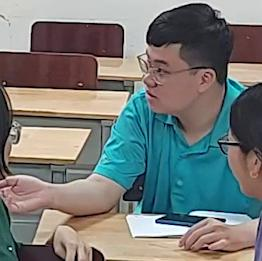
#> input picture smartclass_ai/smartclass_v2/student_behavior_v2_raw/train/images/around09_rgb_2_frame161_png.rf.0db4d7d24e808e836f30c74e4b80c01e.jpg, 262 x 261 px
$ python check_duplicates.py
#> lines starting #> are read from the running program, lines starting #| are printed output that depends on the picture
from pathlib import Path
import cv2
import numpy as np

ROOT = Path("smartclass_v2/student_behavior_v2_raw")
OUT = Path("smartclass_v2/duplicate_check")
OUT.mkdir(parents=True, exist_ok=True)


def get_hash(path):
    img = cv2.imread(str(path), cv2.IMREAD_GRAYSCALE)
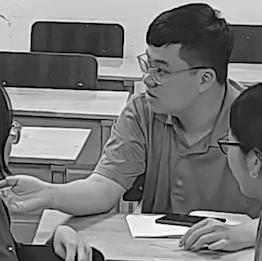
#> img: shape (261, 262); min 0, max 255, mean 121.1

    if img is None:
        return None

    img = cv2.resize(img, (32, 32))
#> img: shape (32, 32)
    return (img > img.mean()).flatten()


train_files = list((ROOT / "train" / "images").glob("*"))
test_files = list((ROOT / "test" / "images").glob("*"))

train_hashes = []

print("Calcul des signatures TRAIN...")

for f in train_files:
    h = get_hash(f)
    if h is not None:
        train_hashes.append((f, h))


print("Recherche des images TEST similaires...")

results = []

for test_file in test_files:

    test_hash = get_hash(test_file)
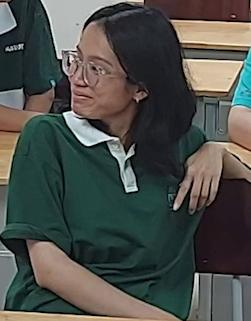
#> input picture smartclass_ai/smartclass_v2/student_behavior_v2_raw/test/images/around05_rgb_4_frame99_png.rf.7ce7726b8205b4edfe857887699b2ee6.jpg, 251 x 321 px
#> in get_hash (call 2), `img = cv2.imread(str(path), cv2.IMREAD_GRAYSCALE)`:
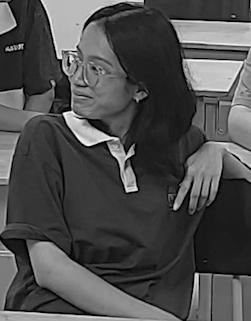
#> img: shape (321, 251); min 0, max 255, mean 77.9
#> in get_hash (call 2), `img = cv2.resize(img, (32, 32))`:
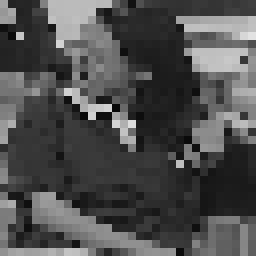
#> img: shape (32, 32) (shown 8 times larger); min 5, max 226, mean 78.6

    if test_hash is None:
        continue

    best_file = None
    best_distance = 999999

    for train_file, train_hash in train_hashes:

        distance = np.count_nonzero(test_hash != train_hash)

        if distance < best_distance:
            best_distance = distance
            best_file = train_file
#> this loop made 1 pass
#> (distance, best_distance) on pass 1: (499, 499)
#> after the loop, best_distance = 499

    results.append(
        (best_distance, test_file, best_file)
    )


results.sort(key=lambda x: x[0])

print("\n20 paires les plus similaires :")

for i, (distance, test_file, train_file) in enumerate(results[:20]):

    print(
        f"{i:02d} | distance={distance} | "
        f"TEST={test_file.name} | TRAIN={train_file.name}"
    )
#| 00 | distance=499 | TEST=around05_rgb_4_frame99_png.rf.7ce7726b8205b4edfe857887699b2ee6.jpg | TRAIN=around09_rgb_2_frame161_png.rf.0db4d7d24e808e836f30c74e4b80c01e.jpg

    img_test = cv2.imread(str(test_file))
#> img_test is the input picture: shape (321, 251, 3); mean B, G, R 74.7, 79.2, 76.7
    img_train = cv2.imread(str(train_file))
#> img_train is the input picture: shape (261, 262, 3); mean B, G, R 120.1, 122.6, 118.9

    if img_test is None or img_train is None:
        continue

    height = 400

    def resize(img):
        ratio = height / img.shape[0]
#> ratio = 1.53
        return cv2.resize(
            img,
            (int(img.shape[1] * ratio), height)
        )
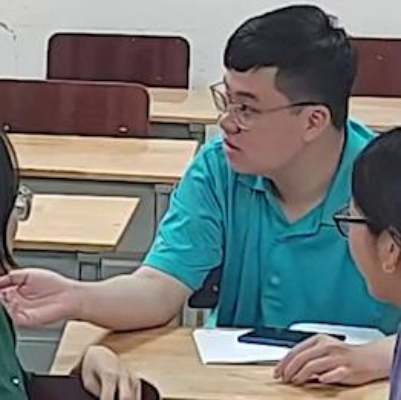
#> returned value: shape (400, 401, 3); mean of channels 0, 1, 2 120, 122.4, 118.7; drawn as B, G, R

    img_train = resize(img_train)
    img_test = resize(img_test)
#> in resize (call 2), `return cv2.resize( img, (int(img.shape[1] * ratio), height) )`:
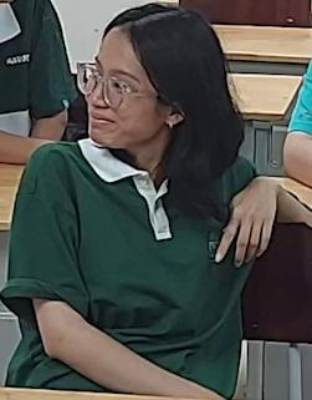
#> returned value: shape (400, 312, 3); mean of channels 0, 1, 2 74.6, 79.1, 76.5; drawn as B, G, R

    combined = np.hstack([img_train, img_test])

    cv2.putText(
        combined,
        f"TRAIN   |   TEST   distance={distance}",
        (10, 30),
        cv2.FONT_HERSHEY_SIMPLEX,
        0.7,
        (255, 255, 255),
        2
    )
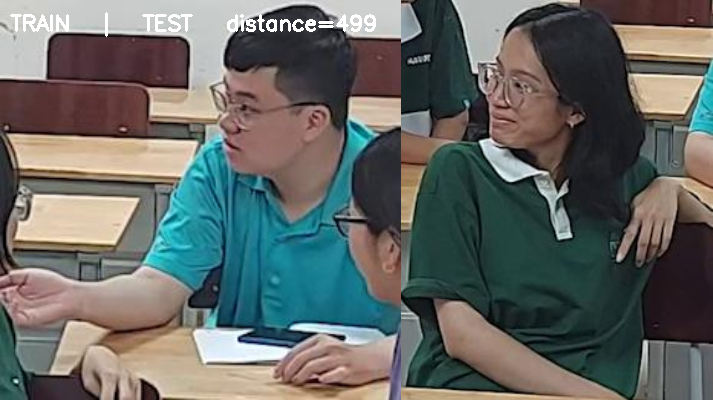
#> combined: shape (400, 713, 3); mean B, G, R 100.8, 104.2, 101

    cv2.imwrite(
        str(OUT / f"pair_{i:02d}_distance_{distance}.jpg"),
        combined
    )


print(f"\nImages sauvegardees dans : {OUT}")
